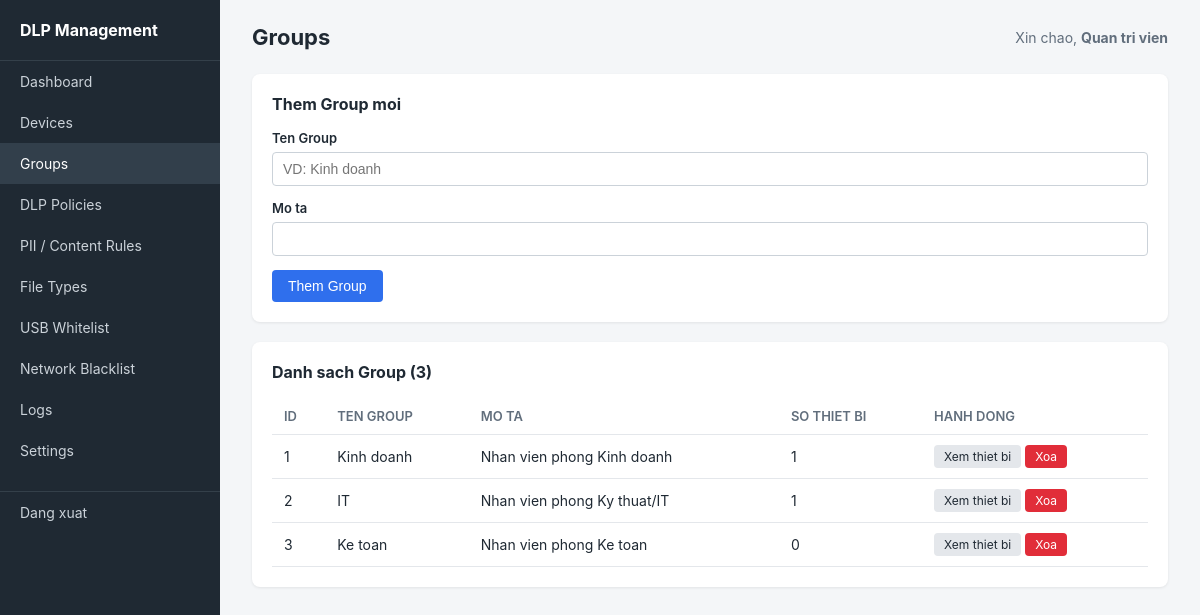
The app's page /admin/groups.php (signed in) with its own data.
### tables this page shows
CREATE TABLE groups (
    id              INT PRIMARY KEY AUTO_INCREMENT,
    name            VARCHAR(100) NOT NULL UNIQUE,
    description     TEXT,
    created_at      DATETIME DEFAULT CURRENT_TIMESTAMP
);

### includes/helpers.php (called while the page is built, shortened)
<?php
function h(?string $value): string {
    return htmlspecialchars($value ?? '', ENT_QUOTES, 'UTF-8');
}

### admin/groups.php (the view, shortened to what this page needs)
<?php
require_once __DIR__ . '/../config/database.php';
require_once __DIR__ . '/../includes/helpers.php';
$groups = $pdo->query("
    SELECT g.*, COUNT(d.id) as device_count
    FROM groups g
    LEFT JOIN devices d ON d.group_id = g.id
    GROUP BY g.id
    ORDER BY g.id
")->fetchAll();
require __DIR__ . '/../includes/layout_header.php';
?>
<div class="card">
    <h2>Them Group moi</h2>
    <form method="POST">
        <div class="form-group">
            <label>Ten Group</label>
            <input type="text" name="name" placeholder="VD: Kinh doanh" required>
        </div>
        <div class="form-group">
            <label>Mo ta</label>
            <input type="text" name="description">
        </div>
        <button type="submit" class="btn btn-primary">Them Group</button>
    </form>
</div>
<div class="card">
    <h2>Danh sach Group (<?= count($groups) ?>)</h2>
    <table>
        <thead><tr><th>ID</th><th>Ten Group</th><th>Mo ta</th><th>So thiet bi</th><th>Hanh dong</th></tr></thead>
        <tbody>
        <?php foreach ($groups as $g): ?>
            <tr>
                <td><?= (int)$g['id'] ?></td>
                <td><?= h($g['name']) ?></td>
                <td><?= h($g['description']) ?></td>
                <td><?= (int)$g['device_count'] ?></td>
                <td>
                    <a href="devices.php?group_id=<?= (int)$g['id'] ?>" class="btn btn-secondary btn-sm">Xem thiet bi</a>
                    <a href="groups.php?delete=<?= (int)$g['id'] ?>" class="btn btn-danger btn-sm"
                       onclick="return confirm('Xoa Group nay?')">Xoa</a>
                </td>
            </tr>
        <?php endforeach; ?>
        </tbody>
    </table>
</div>
<?php require __DIR__ . '/../includes/layout_footer.php'; ?>

### admin/assets/style.css (style rules this page uses)
* { box-sizing: border-box; margin: 0; padding: 0; }
body { font-family: -apple-system, "Segoe UI", Roboto, Arial, sans-serif; background: #f4f6f8; color: #1f2933; }
.card { background: #fff; border-radius: 8px; padding: 20px; margin-bottom: 20px; box-shadow: 0 1px 3px rgba(0,0,0,0.08); }
.card h2 { font-size: 16px; margin-bottom: 16px; }
table { width: 100%; border-collapse: collapse; font-size: 14px; }
th, td { text-align: left; padding: 10px 12px; border-bottom: 1px solid #e4e7eb; }
th { color: #616e7c; font-weight: 600; font-size: 13px; text-transform: uppercase; }
.form-group { margin-bottom: 14px; }
.form-group label { display: block; font-size: 13px; font-weight: 600; margin-bottom: 6px; }
.form-group input, .form-group select, .form-group textarea { width: 100%; padding: 8px 10px; border: 1px solid #cbd2d9; border-radius: 4px; font-size: 14px; }
.btn { display: inline-block; padding: 8px 16px; border-radius: 4px; border: none; font-size: 14px; cursor: pointer; text-decoration: none; }
.btn-primary { background: #2f6fed; color: #fff; }
.btn-danger { background: #e12d39; color: #fff; }
.btn-secondary { background: #e4e7eb; color: #1f2933; }
.btn-sm { padding: 4px 10px; font-size: 12px; }

### records on screen
groups: id "1", name "Kinh doanh", description "Nhan vien phong Kinh doanh", device_count "1"
groups: id "2", name "IT", description "Nhan vien phong Ky thuat/IT", device_count "1"
groups: id "3", name "Ke toan", description "Nhan vien phong Ke toan", device_count "0"

### other values on screen
$item['label'] "Dashboard"
$item['label'] "Devices"
$item['label'] "Groups"
$item['label'] "DLP Policies"
$item['label'] "PII / Content Rules"
$item['label'] "File Types"
$item['label'] "USB Whitelist"
$item['label'] "Network Blacklist"
$item['label'] "Logs"
$item['label'] "Settings"
$pageTitle "Groups"
current_admin_name() "Quan tri vien"
count($groups) "3"
